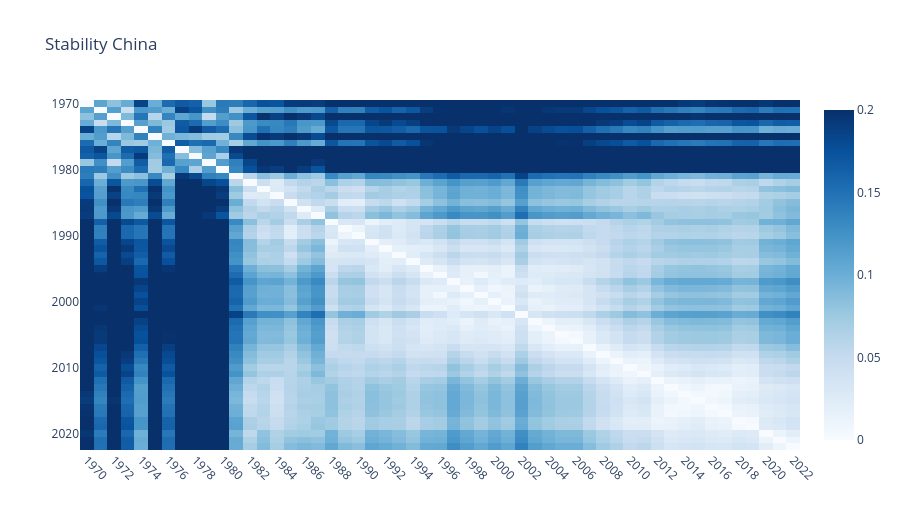

Write notebook code for a chart like this one.
### Code cell
uf.plotly_heatmap(
    df_dist,
    x_labels=df_dist.columns.astype(str),
    y_labels=df_dist.index,
    colorscale="non-symmetric",
    line_height=10,
    z_min=0,
    z_max=0.2,
    title=f"Stability {uf.id2name_country[country]}"
)

### Figure 1 — Plotly figure (JSON) as saved in the notebook; plotly's stock layout.template omitted (floating-point values rounded to 4 significant figures; data arrays with more than 128 entries replaced by an {"elided": "..."} marker saying what was removed)
{"data": [{"colorscale": [[0.0, "rgb(247,251,255)"], [0.125, "rgb(222,235,247)"], [0.25, "rgb(198,219,239)"], [0.375, "rgb(158,202,225)"], [0.5, "rgb(107,174,214)"], [0.625, "rgb(66,146,198)"], [0.75, "rgb(33,113,181)"], [0.875, "rgb(8,81,156)"], [1.0, "rgb(8,48,107)"]], "customdata": {"elided": "53x53x2 mixed values"}, "hovertemplate": "<b>X: </b>%{customdata[0]}<br><b>Y: </b>%{customdata[1]}<br><b>Z: </b> %{z:.3f}<br><extra></extra>", "x": ["1970", "1971", "1972", "1973", "1974", "1975", "1976", "1977", "1978", "1979", "1980", "1981", "1982", "1983", "1984", "1985", "1986", "1987", "1988", "1989", "1990", "1991", "1992", "1993", "1994", "1995", "1996", "1997", "1998", "1999", "2000", "2001", "2002", "2003", "2004", "2005", "2006", "2007", "2008", "2009", "2010", "2011", "2012", "2013", "2014", "2015", "2016", "2017", "2018", "2019", "2020", "2021", "2022"], "y": [1970, 1971, 1972, 1973, 1974, 1975, 1976, 1977, 1978, 1979, 1980, 1981, 1982, 1983, 1984, 1985, 1986, 1987, 1988, 1989, 1990, 1991, 1992, 1993, 1994, 1995, 1996, 1997, 1998, 1999, 2000, 2001, 2002, 2003, 2004, 2005, 2006, 2007, 2008, 2009, 2010, 2011, 2012, 2013, 2014, 2015, 2016, 2017, 2018, 2019, 2020, 2021, 2022], "z": {"elided": "53x53 float values"}, "zmax": 0.2, "zmin": 0, "type": "heatmap"}], "layout": {"xaxis": {"tickangle": 45, "automargin": true}, "yaxis": {"autorange": "reversed", "automargin": true}, "title": {"text": "Stability China"}, "height": 530}}
